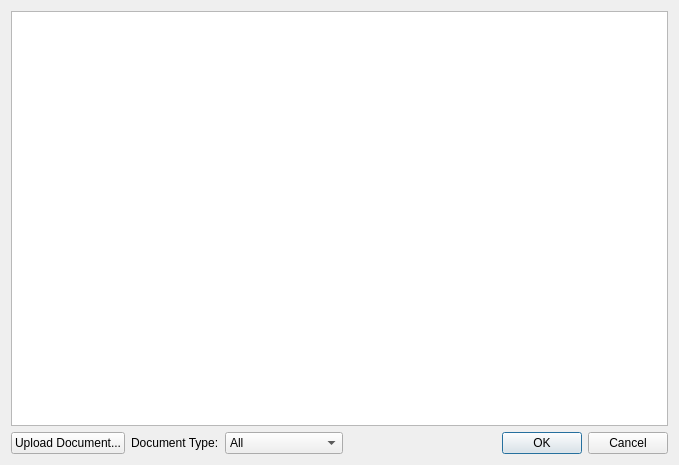
<?xml version="1.0" encoding="UTF-8"?>
<ui version="4.0">
 <class>DocumentsListDialog</class>
 <widget class="QDialog" name="DocumentsListDialog">
  <property name="geometry">
   <rect>
    <x>0</x>
    <y>0</y>
    <width>679</width>
    <height>465</height>
   </rect>
  </property>
  <property name="windowTitle">
   <string/>
  </property>
  <property name="windowIcon">
   <iconset>
    <normaloff>../../data/pics/hi16-app-kspread.png</normaloff>../../data/pics/hi16-app-kspread.png</iconset>
  </property>
  <layout class="QGridLayout" name="gridLayout">
   <item row="0" column="0" colspan="4">
    <widget class="QTreeView" name="treeView">
     <attribute name="headerCascadingSectionResizes">
      <bool>false</bool>
     </attribute>
     <attribute name="headerCascadingSectionResizes">
      <bool>false</bool>
     </attribute>
    </widget>
   </item>
   <item row="1" column="0">
    <widget class="QPushButton" name="uploadBtn">
     <property name="text">
      <string>Upload Document...</string>
     </property>
    </widget>
   </item>
   <item row="1" column="3">
    <widget class="QDialogButtonBox" name="buttonBox">
     <property name="orientation">
      <enum>Qt::Horizontal</enum>
     </property>
     <property name="standardButtons">
      <set>QDialogButtonBox::Cancel|QDialogButtonBox::Ok</set>
     </property>
    </widget>
   </item>
   <item row="1" column="2">
    <widget class="QComboBox" name="cbDocType">
     <item>
      <property name="text">
       <string>All</string>
      </property>
     </item>
     <item>
      <property name="text">
       <string>Text Documents</string>
      </property>
     </item>
     <item>
      <property name="text">
       <string>Spreadsheets</string>
      </property>
     </item>
     <item>
      <property name="text">
       <string>Presentations</string>
      </property>
     </item>
     <item>
      <property name="text">
       <string>Drawings</string>
      </property>
     </item>
     <item>
      <property name="text">
       <string>PDF</string>
      </property>
     </item>
    </widget>
   </item>
   <item row="1" column="1">
    <widget class="QLabel" name="label">
     <property name="text">
      <string>Document Type:</string>
     </property>
    </widget>
   </item>
  </layout>
 </widget>
 <resources/>
 <connections>
  <connection>
   <sender>buttonBox</sender>
   <signal>accepted()</signal>
   <receiver>DocumentsListDialog</receiver>
   <slot>accept()</slot>
   <hints>
    <hint type="sourcelabel">
     <x>248</x>
     <y>254</y>
    </hint>
    <hint type="destinationlabel">
     <x>157</x>
     <y>274</y>
    </hint>
   </hints>
  </connection>
  <connection>
   <sender>buttonBox</sender>
   <signal>rejected()</signal>
   <receiver>DocumentsListDialog</receiver>
   <slot>reject()</slot>
   <hints>
    <hint type="sourcelabel">
     <x>316</x>
     <y>260</y>
    </hint>
    <hint type="destinationlabel">
     <x>286</x>
     <y>274</y>
    </hint>
   </hints>
  </connection>
 </connections>
</ui>
